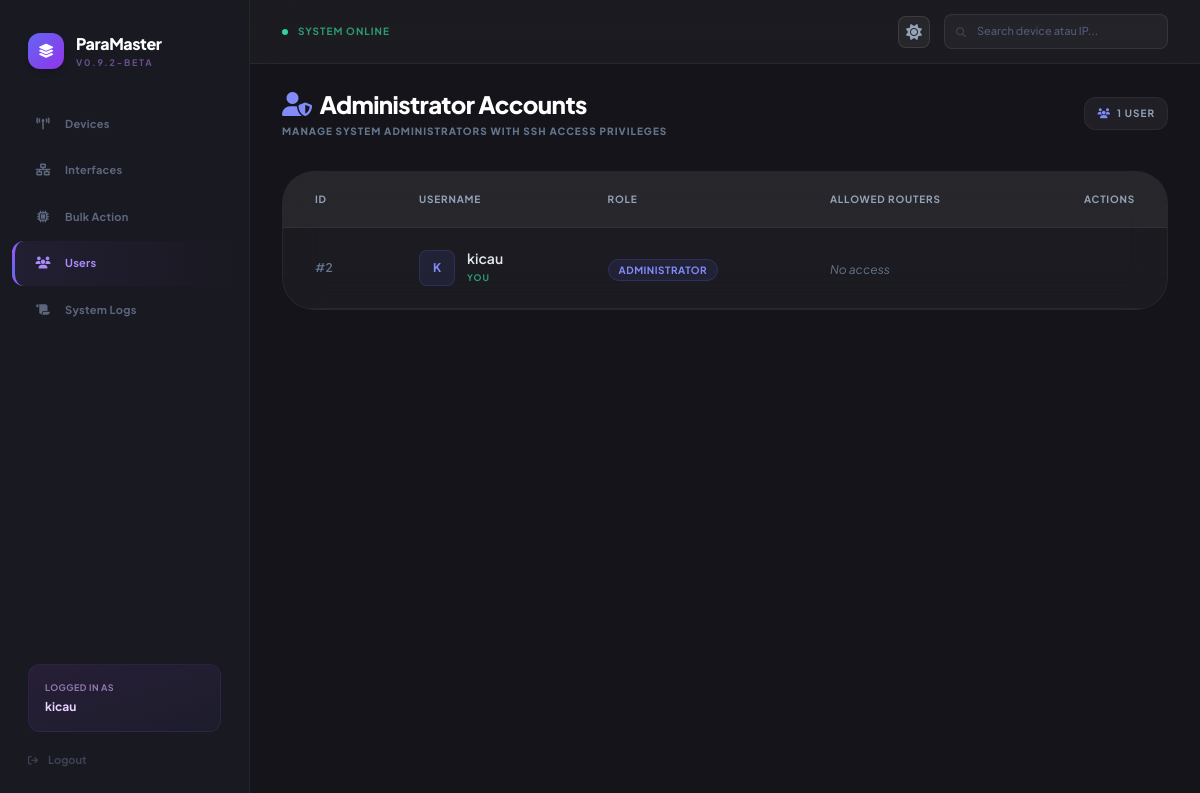
Screenshot of /users (signed in) with the database file from the repository.
### models.py (models this page shows)
class User(db.Model, UserMixin):
    id = db.Column(db.Integer, primary_key=True)
    username = db.Column(db.String(80), unique=True, nullable=False)
    password = db.Column(db.String(255), nullable=False)
    allowed_devices = db.Column(db.String(256), default='')
    def get_allowed_device_ids(self):
        if not self.allowed_devices:
            return []
        try:
            return [int(x) for x in self.allowed_devices.split(',') if x.strip()]
        except Exception:
            return []

### app.py (the view)
@app.route('/users')
@login_required
def users():
    if current_user.username == 'admin':
        users_list = User.query.order_by(User.id.asc()).all()
    else:
        users_list = User.query.filter_by(id=current_user.id).all()
    devices = Device.query.order_by(Device.hostname.asc()).all()
    return render_template('users.html', users=users_list, devices=devices)

### app.py (called while the page is built, shortened)
@login_manager.user_loader
def load_user(user_id):
    return User.query.get(int(user_id))

@app.before_request
def prepare_db_schema():
    global schema_prepared
    if schema_prepared:
        return

### templates/users.html (shortened to what this page needs)
{% extends "base.html" %}
{% set is_admin = current_user.username == 'admin' %}
{% block content %}
<div class="px-8 py-6 animate-[fadeInUp_0.4s_ease-out]">
    <div class="flex flex-wrap items-center justify-between gap-4 mb-8">
        <div>
            <h3 class="text-2xl font-black text-white tracking-tight flex items-center gap-2">
                <i class="fas fa-user-shield text-indigo-400"></i> Administrator Accounts
            </h3>
            <p class="text-[10px] font-black text-slate-500 uppercase tracking-widest mt-1">Manage system administrators with SSH access privileges</p>
        </div>
        <div class="flex items-center gap-3">
            <div class="px-3 py-2 rounded-xl bg-white/5 border border-white/5 text-[10px] font-bold text-slate-400 uppercase tracking-widest">
                <i class="fas fa-users text-indigo-400 mr-1.5"></i>{{ users|length }} {% if users|length == 1 %}user{% else %}users{% endif %}
            </div>
        </div>
    </div>
    <div class="glass-card rounded-[2rem] overflow-hidden max-w-5xl">
        <div class="overflow-x-auto">
            <table class="w-full text-left border-collapse">
                <thead>
                    <tr class="table-header border-b border-white/5 bg-white/5">
                        <th class="px-8 py-5">ID</th>
                        <th class="px-8 py-5">Username</th>
                        <th class="px-8 py-5">Role</th>
                        <th class="px-8 py-5">Allowed Routers</th>
                        <th class="px-8 py-5 text-right">Actions</th>
                    </tr>
                </thead>
                <tbody class="divide-y divide-white/5">
                    {% for user in users %}
                    {% set is_default_admin = user.username == 'admin' %}
                    {% set is_self = user.id == current_user.id %}
                    {% set allowed_ids = user.get_allowed_device_ids() %}
                    <tr class="table-row group">
                        <td class="px-8 py-5 text-xs font-semibold text-slate-500">#{{ user.id }}</td>
                        <td class="px-8 py-5 text-sm font-semibold text-slate-200">
                            <div class="flex items-center gap-3">
                                <div class="w-9 h-9 {% if is_default_admin %}bg-amber-500/10 text-amber-400 border-amber-500/20{% else %}bg-indigo-500/10 text-indigo-400 border-indigo-500/20{% endif %} rounded-lg flex items-center justify-center font-bold text-xs border">
                                    {{ user.username[0]|upper }}
                                </div>
                                <div class="flex flex-col">
                                    <span>{{ user.username }}</span>
                                    {% if is_self %}
                                    <span class="text-[9px] font-bold text-emerald-400/70 uppercase tracking-widest">You</span>
                                    {% endif %}
                                </div>
                            </div>
                        </td>
                        <td class="px-8 py-5">
                            {% if is_default_admin %}
                            <span class="text-[10px] font-bold bg-amber-500/10 text-amber-400 px-2.5 py-1 rounded-full uppercase tracking-wider border border-amber-500/20">
                                <i class="fas fa-crown text-[9px] mr-1"></i>Default Admin
                            </span>
                            {% else %}
                            <span class="text-[10px] font-bold bg-indigo-500/10 text-indigo-400 px-2.5 py-1 rounded-full uppercase tracking-wider border border-indigo-500/20">Administrator</span>
                            {% endif %}
                        </td>
                        <td class="px-8 py-5 text-sm text-slate-300">
                            {% if is_default_admin %}
                                <span class="text-[10px] font-bold text-amber-400/80 uppercase tracking-widest">All Routers</span>
                            {% else %}
                                <span class="text-xs text-slate-500 italic">No access</span>
                            {% endif %}
                        </td>
                        <td class="px-8 py-5 text-right">
                        </td>
                    </tr>
                    {% endfor %}
                </tbody>
            </table>
        </div>
    </div>
</div>
{% endblock %}

### templates/base.html (shortened to what this page needs)
<!DOCTYPE html>
<html lang="en">
<head>
    <script src="https://cdn.tailwindcss.com"></script>
    <link href="https://cdnjs.cloudflare.com/ajax/libs/font-awesome/6.4.0/css/all.min.css" rel="stylesheet">
</head>
<body class="flex flex-col h-screen overflow-hidden">
    <div class="flex flex-1 main-container">
        <aside class="sidebar flex flex-col shrink-0">
            <div class="px-7 pt-8 pb-6">
                <div class="flex items-center gap-3">
                    <div class="w-9 h-9 rounded-xl bg-gradient-to-br from-indigo-500 to-purple-600 flex items-center justify-center shadow-md">
                        <i class="fas fa-layer-group text-white text-sm"></i>
                    </div>
                    <div>
                        <h1 class="text-white font-extrabold text-base tracking-tight">ParaMaster</h1>
                        <p class="text-[9px] text-purple-400/50 font-bold uppercase tracking-[0.2em]">v0.9.2-Beta</p>
                    </div>
                </div>
            </div>
            <nav class="flex-1 mt-2 px-3 space-y-0.5">
                <a href="{{ url_for('dashboard') }}"
                    class="sidebar-item {{ 'active' if request.endpoint == 'dashboard' }} flex items-center gap-3.5 px-5 py-3.5 rounded-xl">
                    <i class="fas fa-tower-broadcast w-4 text-center text-xs"></i>
                    <span class="text-[11px] font-bold tracking-wide">Devices</span>
                </a>
                <a href="{{ url_for('all_interfaces') }}"
                    class="sidebar-item {{ 'active' if request.endpoint == 'all_interfaces' }} flex items-center gap-3.5 px-5 py-3.5 rounded-xl">
                    <i class="fas fa-network-wired w-4 text-center text-xs"></i>
                    <span class="text-[11px] font-bold tracking-wide">Interfaces</span>
                </a>
                <a href="{{ url_for('batch_config') }}"
                    class="sidebar-item {{ 'active' if request.endpoint == 'batch_config' }} flex items-center gap-3.5 px-5 py-3.5 rounded-xl">
                    <i class="fas fa-microchip w-4 text-center text-xs"></i>
                    <span class="text-[11px] font-bold tracking-wide">Bulk Action</span>
                </a>
                <a href="{{ url_for('users') }}"
                    class="sidebar-item {{ 'active' if request.endpoint == 'users' }} flex items-center gap-3.5 px-5 py-3.5 rounded-xl">
                    <i class="fas fa-users w-4 text-center text-xs"></i>
                    <span class="text-[11px] font-bold tracking-wide">Users</span>
                </a>
                <a href="{{ url_for('system_logs') }}"
                    class="sidebar-item {{ 'active' if request.endpoint == 'system_logs' }} flex items-center gap-3.5 px-5 py-3.5 rounded-xl">
                    <i class="fas fa-scroll w-4 text-center text-xs"></i>
                    <span class="text-[11px] font-bold tracking-wide">System Logs</span>
                </a>
            </nav>
            <div class="px-7 pb-8 pt-4">
                <div class="p-4 rounded-xl bg-gradient-to-br from-purple-500/10 to-indigo-500/5 border border-purple-500/10 mb-5">
                    <p class="text-[9px] font-bold text-purple-300/60 uppercase tracking-wider">Logged in as</p>
                    <p class="text-xs font-bold text-purple-200 mt-1">{{ current_user.username }}</p>
                </div>
                <a href="{{ url_for('logout') }}"
                    class="text-[#3d4255] hover:text-rose-400 transition-colors text-[11px] font-bold flex items-center gap-2.5">
                    <i class="fas fa-arrow-right-from-bracket text-[10px]"></i>
                    Logout
                </a>
            </div>
        </aside>
        <main class="flex-1 flex flex-col overflow-hidden" style="background-color: var(--bg-main);">
            <header class="h-16 flex items-center justify-between px-8 shrink-0 glass-card border-0 border-b" style="border-color: var(--border-color);">
                <div class="flex items-center gap-2.5">
                    <span class="w-1.5 h-1.5 bg-emerald-400 rounded-full"></span>
                    <span class="text-[10px] font-bold text-emerald-400/70 uppercase tracking-widest">System Online</span>
                </div>
                <div class="flex items-center gap-3.5">
                    <button onclick="toggleTheme()" class="w-8 h-8 rounded-lg bg-white/5 border border-white/10 flex items-center justify-center text-slate-400 hover:text-white transition-colors" title="Toggle Light/Dark Mode" id="theme-toggle-btn">
                        <i class="fas fa-sun" id="theme-toggle-icon"></i>
                    </button>
                    <div class="relative" id="global-search-wrapper">
                        <i class="fas fa-search absolute left-3 top-1/2 -translate-y-1/2 text-[#3d4255] text-[10px]"></i>
                        <input type="text" id="global-search" placeholder="Search device atau IP..." autocomplete="off"
                            class="input-dark pl-8 pr-4 py-2 rounded-lg text-[11px] font-medium w-56 outline-none">
                    </div>
                </div>
            </header>
            <div class="content-area">
                {% block content %}{% endblock %}
            </div>
        </main>
    </div>
</body>
</html>

### templates/base.html (style rules this page uses)
:root { --bg-primary: #1e1e24; --bg-main: #14141a; --bg-sidebar: #191921; --bg-card: rgba(255, 255, 255, 0.03); --border-color: rgba(255, 255, 255, 0.05); --text-primary: #e2e8f0; --text-secondary: #94a3b8; --bg-input: rgba(255, 255, 255, 0.04); --border-input: rgba(255, 255, 255, 0.08); --bg-modal: #22222c; --text-nav-item: #5d667c; --text-nav-item-active: #a78bfa; --bg-nav-item-active: linear-gradient(90deg, rgba(139, 92, 246, 0.08) 0%, transparent 100%); --border-active: #8b5cf6; }
* { box-sizing: border-box; }
body { font-family: 'Plus Jakarta Sans', sans-serif; background-color: var(--bg-primary); color: var(--text-primary); transition: background-color 0.2s, color 0.2s; }
.sidebar { background: var(--bg-sidebar); border-right: 1px solid var(--border-color); height: 100vh; width: 250px; transition: background-color 0.2s, border-color 0.2s; }
.sidebar-item { color: var(--text-nav-item); transition: all 0.2s ease; border-left: 3px solid transparent; position: relative; }
.sidebar-item.active { color: var(--text-nav-item-active); background: var(--bg-nav-item-active); border-left-color: var(--border-active); }
.sidebar-item.active::before { content: ''; position: absolute; left: -3px; top: 50%; transform: translateY(-50%); width: 3px; height: 60%; background: linear-gradient(180deg, var(--border-active), #6366f1); border-radius: 0 4px 4px 0; }
.main-container { height: 100vh; overflow: hidden; }
.content-area { height: calc(100vh - 64px); overflow-y: auto; scrollbar-width: thin; scrollbar-color: rgba(139, 92, 246, 0.2) transparent; }
.glass-card { background: var(--bg-card); border: 1px solid var(--border-color); backdrop-filter: blur(20px); -webkit-backdrop-filter: blur(20px); transition: background-color 0.2s, border-color 0.2s; }
.table-header { border-bottom: 1px solid var(--border-color); color: var(--text-secondary); text-transform: uppercase; font-size: 10px; font-weight: 800; letter-spacing: 0.08em; }
.table-row { border-bottom: 1px solid var(--border-color); transition: background-color 0.15s ease; }
.input-dark { background: var(--bg-input); border: 1px solid var(--border-input); color: var(--text-primary); transition: all 0.2s; }
.input-dark::placeholder { color: #525a7a; }

### rows the page displays
User: username "kicau", id "2", username "K"

### other values shown
{{ users|length }} "1"
